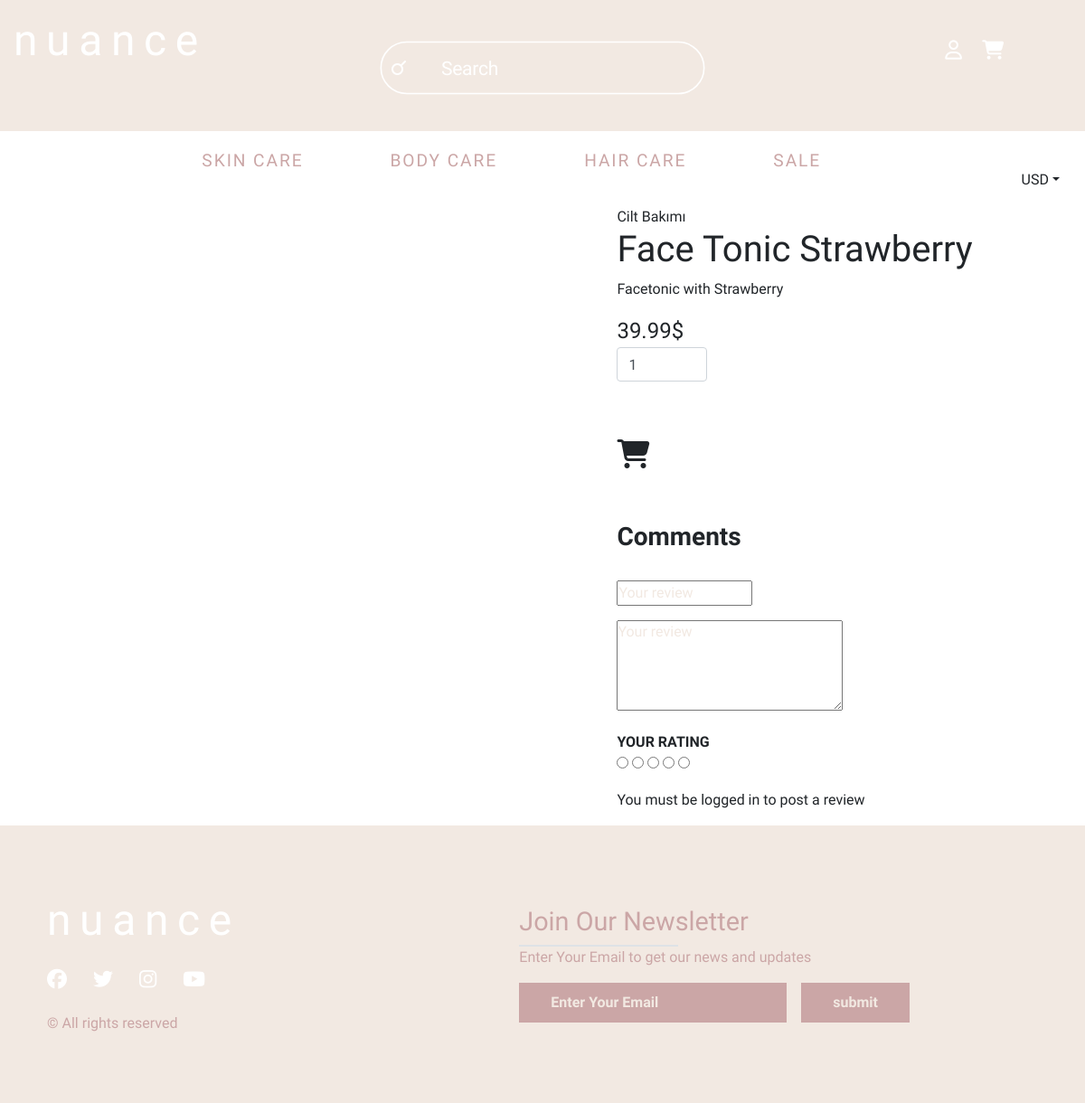
/products/single_page/cilt-bakm-vunr/, run on the app's committed database.
### product_app/models.py (models this page shows, shortened)
class Product(models.Model):
    id = models.IntegerField(primary_key=True)
    slug = models.SlugField(blank=True)
    title = models.CharField(max_length=150,null=True)
    price = models.DecimalField(decimal_places=2,max_digits=20,default=39.99)
    description = models.TextField()
    name = models.CharField(max_length=150)
    quantity_instocks = models.IntegerField()
    warranty_status = models.CharField(max_length=150)
    distributer_info = models.TextField(null=True)
    model_number = models.IntegerField(null=True)
    image_of_product = models.ImageField(upload_to=upload_image_path,null=True,blank=True)
    objects = ProductManager()

### product_app/views.py (the view)
# urls.py: path('products/single_page/<slug:slug>/',single_page,name = 'single_page'),
def single_page(request,slug):
    instance = Product.objects.get(slug=slug)
    comments = Comment.objects.filter(product=instance)
    context = {
        'obj' : instance,
        'comments' : comments
    }
    return render(request,"product/single_page.html",context)

### templates/product/single_page.html (shortened to what this page needs)
<!DOCTYPE html>
{% load static %}
<html lang="en">
<head>
    <link rel="stylesheet" href="https://stackpath.bootstrapcdn.com/bootstrap/4.4.1/css/bootstrap.min.css">
    <link href="https://stackpath.bootstrapcdn.com/font-awesome/4.7.0/css/font-awesome.min.css" rel="stylesheet">
    <link rel="stylesheet" type="text/css" href="//cdn.jsdelivr.net/npm/slick-carousel@1.8.1/slick/slick.css"/>
    <link rel="stylesheet" href="{% static 'product_style/single_page.css' %}">
</head>
<body>
{% include 'last_header.html'%}
    <main>
        <div class="product-container container">
            <div class="row product-row">
            <div class="left-column offset-md-1 col-6 col-md-6 ">
            </div>
            <div class="right-column col-5 col-md-5">
                <div class="product-description">
                <span>{{ obj.title }}</span>
                <h1>{{ obj.name }}</h1>
                <p>{{ obj.description }}</p>
                </div>
                <form class="form" action='{% url "add_to_cart" obj.slug %}' method="post" id="my_form">{% csrf_token %}
                <div class="product-price">
                <span>{{ obj.price }}$</span>
                <input style="width:100px" class="form-control" type="number" name='qty' value='1'>
                <br> <a class="add fas fa-shopping-cart fa-lg" type = 'submit' value='Add to cart' onclick="document.getElementById('my_form').submit();" ></a>
                </form>
                </div>
                <br>
                <div class="comments">
                    <h3><strong>Comments</strong></h3>
                    <br>
                    </div>
                    <form class="review-form" action='{% url "add_comment" obj.slug %}' method="post">
                      <div class="form-group">
                        <input style="width:150px"type="text" class="input" name="subject" placeholder="Your review">
                      </div>
                      <div class="form-group">
                        <textarea  style="width:250px;height:100px "name="comment" class="input" placeholder="Your review"></textarea>
                      </div>
                      <div class="form-group">
                        <div class="input-rating">
                          <strong class="text-uppercase">Your Rating</strong>
                          <div class="stars">
                            <input type="radio" id="star1" name="rate" value="1"><label for="star1"></label>
                            <input type="radio" id="star2" name="rate" value="2"><label for="star2"></label>
                            <input type="radio" id="star3" name="rate" value="3"><label for="star3"></label>
                            <input type="radio" id="star4" name="rate" value="4"><label for="star4"></label>
                            <input type="radio" id="star5" name="rate" value="5"><label for="star5"></label>
                          </div>
                        </div>
                      </div>
                      {% if user.is_authenticated %}
                      {% csrf_token%}
                      <button type="primary-tbn">Submit</button>
                      {%else%}
                        You must be logged in to post a review
                      {% endif %}
                    </form>
                </div>
            </div>
    </main>
{% include 'footer.html'%}
</body>
</html>

### static/product_style/single_page.css (style rules this page uses)
:root { --pink: #cba6a6 ; --yellow: #d2c5a1; --orange: #deb597 ; --blue: #a9bbc9 ; --green: #b9c9a9 ; --background-color: #f2e9e2 ; --opensans-condensed: 'Open Sans Condensed', sans-serif ; --opensans: 'Open Sans', sans-serif; }
.product-row { background-color: white; padding: 1em; font-family: var(--opensans-condensed); }
.product-price { font-size: 1.5em; }
.add { padding-top: 1em; color:var(--pink); }
.comments { padding-top: 2em; }

### static/header_footer/last_header.css (style rules this page uses)
:root { --pink: #cba6a6 ; --yellow: #d2c5a1; --orange: #deb597 ; --blue: #a9bbc9 ; --green: #b9c9a9 ; --background-color: #f2e9e2 ; --opensans-condensed: 'Open Sans Condensed', sans-serif ; --opensans: 'Open Sans', sans-serif; }
*, *:before, *:after { -webkit-tap-highlight-color: transparent; -webkit-tap-highlight-color: rgba(0,0,0,0); user-select: none; -webkit-user-select: none; -khtml-user-select: none; -moz-user-select: none; -ms-user-select: none; -o-user-select: none; box-sizing: border-box; -webkit-box-sizing: border-box; padding: 0; margin: 0; }

### static/header_footer/footer.css (style rules this page uses)
:root { --pink: #cba6a6 ; --yellow: #d2c5a1; --orange: #deb597 ; --blue: #a9bbc9 ; --green: #b9c9a9 ; --background-color: #f2e9e2 ; --opensans-condensed: 'Open Sans Condensed', sans-serif ; --opensans: 'Open Sans', sans-serif; }
::placeholder { color: var(--background-color); }

### data on the page
Product: title "Cilt Bakımı", name "Face Tonic Strawberry", description "Facetonic with Strawberry", price "39.99"
